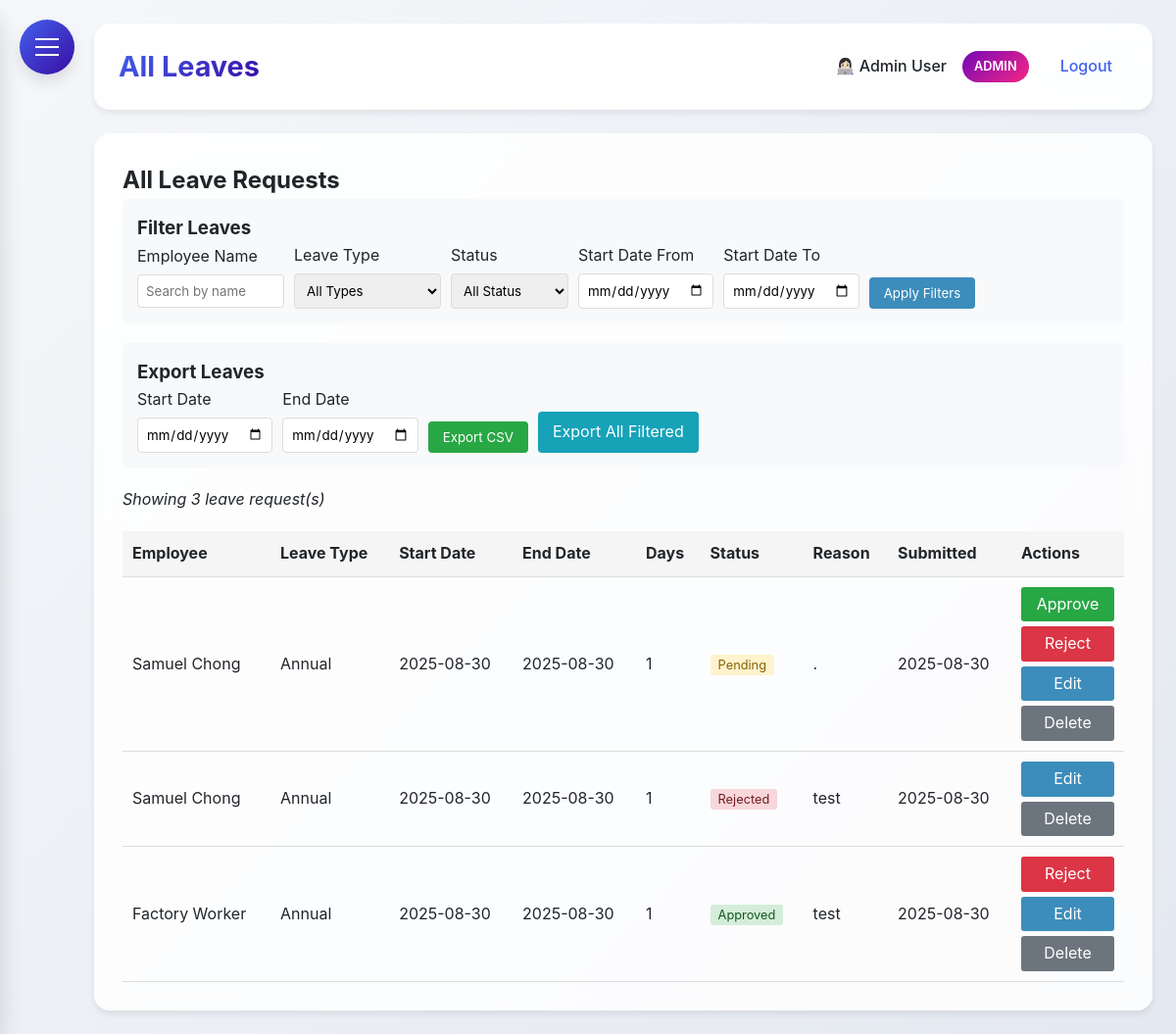
The page /all_leaves (signed in) on the database its author committed.
### HerculesSystem.py (models this page shows, shortened)
class Employee(UserMixin, db.Model):
    id = db.Column(db.Integer, primary_key=True)
    username = db.Column(db.String(80), unique=True, nullable=False)
    password = db.Column(db.String(120), nullable=False)
    full_name = db.Column(db.String(120), nullable=False)
    email = db.Column(db.String(120), unique=True, nullable=False)
    department = db.Column(db.String(80))
    position = db.Column(db.String(80))
    hire_date = db.Column(db.Date)
    is_admin = db.Column(db.Boolean, default=False)
    user_type = db.Column(db.String(20), default='employee')  # admin, supervisor, office, factory
    last_clock_in = db.Column(db.DateTime)
    last_clock_out = db.Column(db.DateTime)
    last_lunch_start = db.Column(db.DateTime)
    last_lunch_end = db.Column(db.DateTime)

class LeaveRequest(db.Model):
    id = db.Column(db.Integer, primary_key=True)
    employee_id = db.Column(db.Integer, db.ForeignKey('employee.id'), nullable=False)
    start_date = db.Column(db.Date, nullable=False)
    end_date = db.Column(db.Date, nullable=False)
    leave_type = db.Column(db.String(50), nullable=False)
    compassionate_type = db.Column(db.String(50))
    reason = db.Column(db.Text)
    attachment_filename = db.Column(db.String(255))
    status = db.Column(db.String(20), default='pending')
    days_requested = db.Column(db.Integer, nullable=False)
    created_at = db.Column(db.DateTime, default=datetime.utcnow)
    approved_at = db.Column(db.DateTime)
    employee = db.relationship('Employee', backref=db.backref('leave_requests', lazy=True))

### HerculesSystem.py (the view)
@app.route('/all_leaves')
@login_required
def all_leaves():
    if current_user.user_type not in ['admin', 'supervisor']:
        flash('You do not have permission to view all leaves.', 'danger')
        return redirect(url_for('leaves'))
    employee_name = request.args.get('employee_name', '')
    leave_type = request.args.get('leave_type', '')
    status = request.args.get('status', '')
    start_date_filter = request.args.get('start_date_filter', '')
    end_date_filter = request.args.get('end_date_filter', '')
    query = LeaveRequest.query
    if employee_name:
        query = query.join(Employee).filter(Employee.full_name.ilike(f'%{employee_name}%'))
    if leave_type:
        query = query.filter(LeaveRequest.leave_type == leave_type)
    if status:
        query = query.filter(LeaveRequest.status == status)
    if start_date_filter:
        try:
            start_date = datetime.strptime(start_date_filter, '%Y-%m-%d').date()
            query = query.filter(LeaveRequest.start_date >= start_date)
        except ValueError:
            pass
    if end_date_filter:
        try:
            end_date = datetime.strptime(end_date_filter, '%Y-%m-%d').date()
            query = query.filter(LeaveRequest.start_date <= end_date)
        except ValueError:
            pass
    all_requests = query.order_by(LeaveRequest.created_at.desc()).all()
    return render_template('all_leaves.html', all_requests=all_requests)

### HerculesSystem.py (called while the page is built)
@app.after_request
def add_security_headers(response):
    response.headers['Permissions-Policy'] = 'geolocation=()'
    return response

@login_manager.user_loader
def load_user(user_id):
    return db.session.get(Employee, int(user_id))

@app.context_processor
def inject_now():
    return {'now': datetime.utcnow()}

@app.before_request
def before_request():
    if request.url.startswith('https://'):
        new_url = request.url.replace('https://', 'http://', 1)
        return redirect(new_url, code=301)

### templates/all_leaves.html (shortened to what this page needs)
{% extends "base.html" %}
{% block content %}
<h2>All Leave Requests</h2>
<div style="background: #f8f9fa; padding: 15px; border-radius: 5px; margin-bottom: 20px;">
    <h3>Filter Leaves</h3>
    <form method="GET" action="{{ url_for('all_leaves') }}">
        <div style="display: flex; gap: 10px; align-items: center; flex-wrap: wrap;">
            <div>
                <label for="employee_name" style="display: block; margin-bottom: 5px;">Employee Name</label>
                <input type="text" id="employee_name" name="employee_name" value="{{ request.args.get('employee_name', '') }}"
                       placeholder="Search by name" style="padding: 8px; border: 1px solid #ddd; border-radius: 4px; width: 150px;">
            </div>
            <div>
                <label for="leave_type" style="display: block; margin-bottom: 5px;">Leave Type</label>
                <select id="leave_type" name="leave_type" style="padding: 8px; border: 1px solid #ddd; border-radius: 4px; width: 150px;">
                    <option value="">All Types</option>
                </select>
            </div>
            <div>
                <label for="status" style="display: block; margin-bottom: 5px;">Status</label>
                <select id="status" name="status" style="padding: 8px; border: 1px solid #ddd; border-radius: 4px; width: 120px;">
                    <option value="">All Status</option>
                </select>
            </div>
            <div>
                <label for="start_date_filter" style="display: block; margin-bottom: 5px;">Start Date From</label>
                <input type="date" id="start_date_filter" name="start_date_filter" value="{{ request.args.get('start_date_filter', '') }}"
                       style="padding: 8px; border: 1px solid #ddd; border-radius: 4px;">
            </div>
            <div>
                <label for="end_date_filter" style="display: block; margin-bottom: 5px;">Start Date To</label>
                <input type="date" id="end_date_filter" name="end_date_filter" value="{{ request.args.get('end_date_filter', '') }}"
                       style="padding: 8px; border: 1px solid #ddd; border-radius: 4px;">
            </div>
            <div style="align-self: end;">
                <button type="submit" style="background: #3c8dbc; color: white; padding: 8px 15px; border: none; border-radius: 4px; cursor: pointer;">
                    Apply Filters
                </button>
            </div>
        </div>
    </form>
</div>
<div style="background: #f8f9fa; padding: 15px; border-radius: 5px; margin-bottom: 20px;">
    <h3>Export Leaves</h3>
    <form method="GET" action="{{ url_for('export_leaves') }}">
        <div style="display: flex; gap: 10px; align-items: center; flex-wrap: wrap;">
            <div>
                <label for="export_start_date" style="display: block; margin-bottom: 5px;">Start Date</label>
                <input type="date" id="export_start_date" name="start_date" style="padding: 8px; border: 1px solid #ddd; border-radius: 4px;">
            </div>
            <div>
                <label for="export_end_date" style="display: block; margin-bottom: 5px;">End Date</label>
                <input type="date" id="export_end_date" name="end_date" style="padding: 8px; border: 1px solid #ddd; border-radius: 4px;">
            </div>
            <div style="align-self: end;">
                <button type="submit" style="background: #28a745; color: white; padding: 8px 15px; border: none; border-radius: 4px; cursor: pointer;">
                    Export CSV
                </button>
            </div>
            <div style="align-self: end;">
                <a href="{{ url_for('export_leaves') }}?employee_name={{ request.args.get('employee_name', '') }}&leave_type={{ request.args.get('leave_type', '') }}&status={{ request.args.get('status', '') }}&start_date_filter={{ request.args.get('start_date_filter', '') }}&end_date_filter={{ request.args.get('end_date_filter', '') }}"
                   style="background: #17a2b8; color: white; padding: 8px 15px; border: none; border-radius: 4px; text-decoration: none; display: inline-block;">
                    Export All Filtered
                </a>
            </div>
        </div>
    </form>
</div>
{% if all_requests %}
<p style="margin-bottom: 15px; font-style: italic;">
    Showing {{ all_requests|length }} leave request(s)
</p>
<table style="width: 100%; border-collapse: collapse; margin-top: 20px;">
    <thead>
        <tr style="background: #f5f5f5;">
            <th style="padding: 10px; text-align: left; border-bottom: 1px solid #ddd;">Employee</th>
            <th style="padding: 10px; text-align: left; border-bottom: 1px solid #ddd;">Leave Type</th>
            <th style="padding: 10px; text-align: left; border-bottom: 1px solid #ddd;">Start Date</th>
            <th style="padding: 10px; text-align: left; border-bottom: 1px solid #ddd;">End Date</th>
            <th style="padding: 10px; text-align: left; border-bottom: 1px solid #ddd;">Days</th>
            <th style="padding: 10px; text-align: left; border-bottom: 1px solid #ddd;">Status</th>
            <th style="padding: 10px; text-align: left; border-bottom: 1px solid #ddd;">Reason</th>
            <th style="padding: 10px; text-align: left; border-bottom: 1px solid #ddd;">Submitted</th>
            <th style="padding: 10px; text-align: left; border-bottom: 1px solid #ddd;">Actions</th>
        </tr>
    </thead>
    <tbody>
        {% for request in all_requests %}
        <tr>
            <td style="padding: 10px; border-bottom: 1px solid #ddd;">{{ request.employee.full_name }}</td>
            <td style="padding: 10px; border-bottom: 1px solid #ddd;">
                {{ request.leave_type|title }}
            </td>
            <td style="padding: 10px; border-bottom: 1px solid #ddd;">{{ request.start_date.strftime('%Y-%m-%d') }}</td>
            <td style="padding: 10px; border-bottom: 1px solid #ddd;">{{ request.end_date.strftime('%Y-%m-%d') }}</td>
            <td style="padding: 10px; border-bottom: 1px solid #ddd;">{{ request.days_requested }}</td>
            <td style="padding: 10px; border-bottom: 1px solid #ddd;">
                <span style="
                    padding: 3px 8px;
                    border-radius: 3px;
                    font-size: 0.8rem;
                    {% if request.status == 'approved' %}
                        background: #d4edda; color: #155724;
                    {% elif request.status == 'rejected' %}
                        background: #f8d7da; color: #721c24;
                    {% else %}
                        background: #fff3cd; color: #856404;
                    {% endif %}
                ">
                    {{ request.status|title }}
                </span>
            </td>
            <td style="padding: 10px; border-bottom: 1px solid #ddd;">{{ request.reason|truncate(30) }}</td>
            <td style="padding: 10px; border-bottom: 1px solid #ddd;">{{ request.created_at.strftime('%Y-%m-%d') }}</td>
            <td style="padding: 10px; border-bottom: 1px solid #ddd;">
                <div style="display: flex; flex-direction: column; gap: 5px;">
                    {% if request.status == 'pending' %}
                    <a href="{{ url_for('approve_leave', request_id=request.id) }}"
                       style="background: #28a745; color: white; padding: 5px 10px; border-radius: 3px; text-decoration: none; text-align: center;">
                        Approve
                    </a>
                    <a href="{{ url_for('reject_leave', request_id=request.id) }}"
                       style="background: #dc3545; color: white; padding: 5px 10px; border-radius: 3px; text-decoration: none; text-align: center;">
                        Reject
                    </a>
                    {% elif request.status == 'approved' %}
                    <a href="{{ url_for('reject_approved_leave', request_id=request.id) }}"
                       style="background: #dc3545; color: white; padding: 5px 10px; border-radius: 3px; text-decoration: none; text-align: center;"
                       onclick="return confirm('Are you sure you want to reject this approved leave? An email will be sent to the employee.')">
                        Reject
                    </a>
                    {% endif %}
                    <a href="{{ url_for('admin_edit_leave', request_id=request.id) }}"
                       style="background: #3c8dbc; color: white; padding: 5px 10px; border-radius: 3px; text-decoration: none; text-align: center;">
                        Edit
                    </a>
                    <a href="{{ url_for('admin_delete_leave', request_id=request.id) }}"
                       style="background: #6c757d; color: white; padding: 5px 10px; border-radius: 3px; text-decoration: none; text-align: center;"
                       onclick="return confirm('Are you sure you want to delete this leave request? This action cannot be undone.')">
                        Delete
                    </a>
                </div>
            </td>
        </tr>
        {% endfor %}
    </tbody>
</table>
{% else %}
<p>No leave requests found.</p>
{% endif %}
{% endblock %}

### templates/base.html (shortened to what this page needs)
<!DOCTYPE html>
<html lang="en">
<head>
</head>
<body>
    <div class="hamburger-menu" id="hamburgerMenu">
        <span></span>
    </div>
    <div class="main-content" id="mainContent">
        <div class="header">
            <h1>{% block header %}Hercules HR{% endblock %}</h1>
            <div class="user-info">
                {% if current_user.is_authenticated %}
                <span>👩🏻‍💻 {{ current_user.full_name }}</span>
                {% if current_user.user_type == 'admin' %}
                <span class="admin-badge">ADMIN</span>
                {% endif %}
                <a href="{{ url_for('logout') }}">Logout</a>
                {% else %}
                <a href="{{ url_for('login') }}">Login</a>
                {% endif %}
            </div>
        </div>
        <div class="content">
            {% block content %}{% endblock %}
        </div>
    </div>
</body>
</html>

### templates/base.html (style rules this page uses)
:root { --primary: #4361ee; --secondary: #3a0ca3; --accent: #7209b7; --success: #4cc9f0; --danger: #f72585; --warning: #fca311; --info: #4895ef; --light: #f8f9fa; --dark: #212529; --gray: #6c757d; --gradient-primary: linear-gradient(135deg, #4361ee, #3a0ca3); --gradient-accent: linear-gradient(135deg, #7209b7, #f72585); --shadow-sm: 0 4px 6px rgba(0, 0, 0, 0.07); --shadow-md: 0 8px 15px rgba(0, 0, 0, 0.1); --shadow-lg: 0 15px 25px rgba(0, 0, 0, 0.15); --border-radius: 12px; --border-radius-lg: 16px; --border-radius-xl: 20px; --sidebar-radius: 20px; }
* { margin: 0; padding: 0; box-sizing: border-box; font-family: 'Inter', 'Segoe UI', system-ui, -apple-system, sans-serif; }
body { display: flex; min-height: 100vh; background: linear-gradient(135deg, #f5f7fa 0%, #e4e8f0 100%); color: var(--dark); line-height: 1.6; }
.hamburger-menu { position: fixed; top: 20px; left: 20px; z-index: 1000; cursor: pointer; background: var(--gradient-primary); border-radius: 50%; width: 56px; height: 56px; display: flex; align-items: center; justify-content: center; box-shadow: var(--shadow-md); transition: all 0.3s ease; }
.hamburger-menu span { display: block; width: 24px; height: 2px; background: #fff; position: relative; transition: all 0.3s cubic-bezier(0.4, 0, 0.2, 1); }
.hamburger-menu span:before, .hamburger-menu span:after { content: ''; position: absolute; width: 24px; height: 2px; background: #fff; transition: all 0.3s cubic-bezier(0.4, 0, 0.2, 1); }
.hamburger-menu span:before { top: -8px; }
.hamburger-menu span:after { top: 8px; }
.main-content { flex: 1; padding: 24px; margin-left: 0; transition: margin-left 0.3s cubic-bezier(0.4, 0, 0.2, 1); padding-left: 96px; }
.header { background: rgba(255, 255, 255, 0.9); backdrop-filter: blur(10px); padding: 20px 24px; border-radius: var(--border-radius-lg); box-shadow: var(--shadow-sm); display: flex; justify-content: space-between; align-items: center; margin-bottom: 24px; border: 1px solid rgba(255, 255, 255, 0.2); }
.header h1 { font-size: 1.8rem; font-weight: 700; background: var(--gradient-primary); -webkit-background-clip: text; background-clip: text; color: transparent; }
.user-info { display: flex; align-items: center; gap: 16px; }
.user-info span { color: var(--dark); font-weight: 500; }
.user-info .admin-badge { background: var(--gradient-accent); color: white; padding: 6px 12px; border-radius: 20px; font-size: 0.8rem; font-weight: 600; }
.user-info a { color: var(--primary); text-decoration: none; font-weight: 500; transition: all 0.2s ease; padding: 8px 16px; border-radius: 8px; }
.content { background: rgba(255, 255, 255, 0.85); backdrop-filter: blur(10px); padding: 28px; border-radius: var(--border-radius-lg); box-shadow: var(--shadow-sm); border: 1px solid rgba(255, 255, 255, 0.2); }
.content { animation: fadeIn 0.4s ease-out; }

### rows shown on the page
Employee: full_name "Admin User"
LeaveRequest: employee.full_name "Samuel Chong", leave_type "Annual", start_date "2025-08-30", end_date "2025-08-30", days_requested "1", status "Pending", reason ".", created_at "2025-08-30"
LeaveRequest: employee.full_name "Samuel Chong", leave_type "Annual", start_date "2025-08-30", end_date "2025-08-30", days_requested "1", status "Rejected", reason "test", created_at "2025-08-30"
LeaveRequest: employee.full_name "Factory Worker", leave_type "Annual", start_date "2025-08-30", end_date "2025-08-30", days_requested "1", status "Approved", reason "test", created_at "2025-08-30"

### other values the page prints
{{ all_requests|length }} "3"
